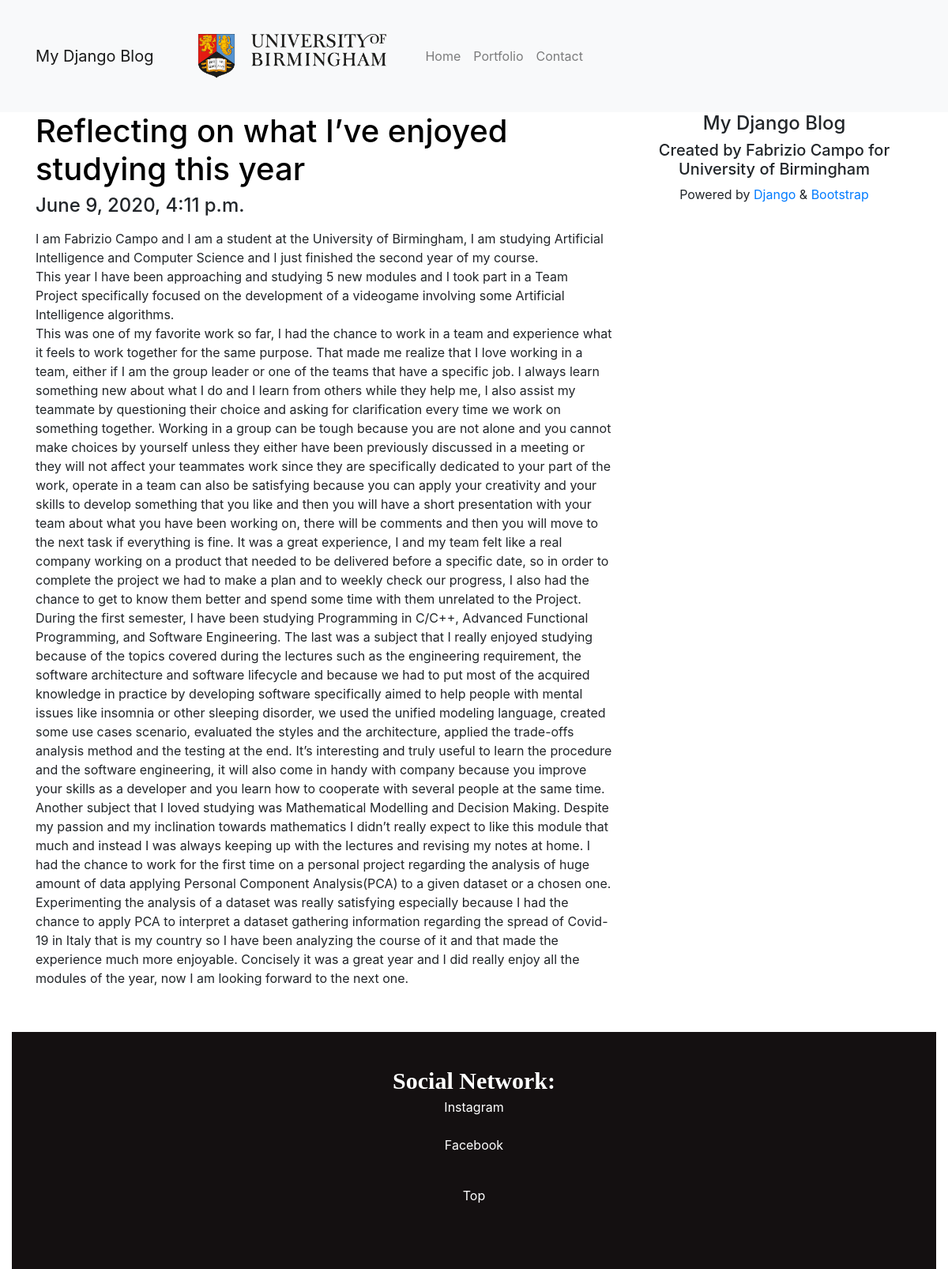
/9/reflecting-on-what-ive-enjoyed-studying-this-year/, run on the app's committed database.
### posts/models.py (models this page shows, shortened)
class Post(models.Model):
    title = models.CharField(max_length=120)
    content = models.TextField()
    date = models.DateTimeField(auto_now=False,auto_now_add=True)
    slug = models.SlugField()

### templates/single_post.html (shortened to what this page needs)
{% extends "base.html" %}
{% block content %}
    <h1>{{ object.title }}</h1>
    <h4>{{ object.date }}</h4>
    <p> {{ object.content|safe|linebreaks }}</p>
{% endblock content %}

### static/css/mydjangoblog.css (style rules this page uses)
h1 { color:black; }
html, body { padding-top: 0px; height: 100%; }

### data on the page
Post: title "Reflecting on what I’ve enjoyed studying this year", date "June 9, 2020, 4:11 p.m.", content "I am Fabrizio Campo and I am a student at the University of Birmingham, I am studying Artificial Intelligence and Computer Science and I just finished the second year of my course. This year I have been approaching and studying 5 new modules and I took part in a Team Project specifically focused on the development of a videogame involving some Artificial Intelligence algorithms. This was one of my favorite work so far, I had the chance to work in a team and experience what it feels to work together for the same purpose. That made me realize that I love working in a team, either if I am the group leader or one of the teams that have a specific job. I always learn something new about what I…"
